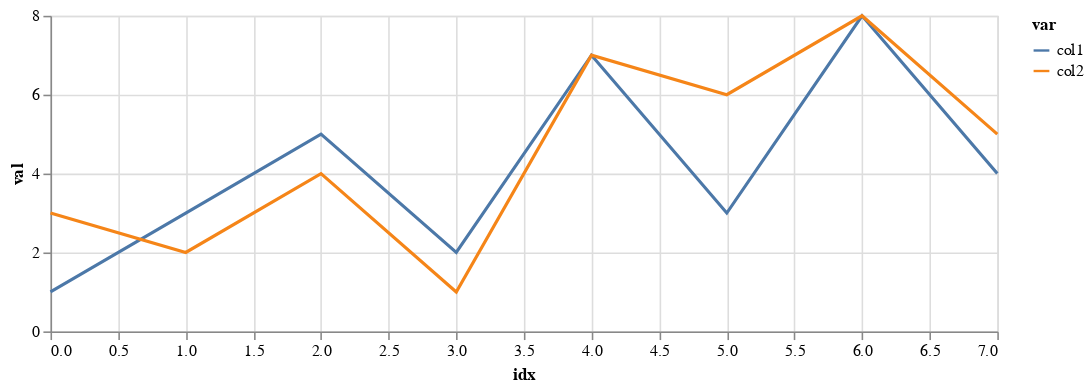

Notebook code cell kept with this figure:
### Code cell
# We can do similar with the themes.  This is a lot more open.
def art_theme(width=600, height=150):
    return {
        'config': {
            'view': {'continuousWidth': width, 'continuousHeight': height,}
        }
    }
alt.themes.register('art', art_theme)

with alt.themes.enable('art', height=200):
    spec = chart.to_dict()
    display(chart)
spec  # Height and width should be different.

### Figure 1 — Vega-Lite specification as saved in the notebook (floating-point values rounded to 4 significant figures)
{"config": {"view": {"continuousWidth": 600, "continuousHeight": 200}}, "data": {"name": "data-8fc9dc7a50e0f63ea5494b532b1d8059"}, "mark": "line", "encoding": {"color": {"type": "nominal", "field": "var"}, "x": {"type": "quantitative", "field": "idx"}, "y": {"type": "quantitative", "field": "val"}}, "$schema": "https://vega.github.io/schema/vega-lite/v4.8.1.json", "datasets": {"data-8fc9dc7a50e0f63ea5494b532b1d8059": [{"idx": 0, "var": "col1", "val": 1}, {"idx": 1, "var": "col1", "val": 3}, {"idx": 2, "var": "col1", "val": 5}, {"idx": 3, "var": "col1", "val": 2}, {"idx": 4, "var": "col1", "val": 7}, {"idx": 5, "var": "col1", "val": 3}, {"idx": 6, "var": "col1", "val": 8}, {"idx": 7, "var": "col1", "val": 4}, {"idx": 0, "var": "col2", "val": 3}, {"idx": 1, "var": "col2", "val": 2}, {"idx": 2, "var": "col2", "val": 4}, {"idx": 3, "var": "col2", "val": 1}, {"idx": 4, "var": "col2", "val": 7}, {"idx": 5, "var": "col2", "val": 6}, {"idx": 6, "var": "col2", "val": 8}, {"idx": 7, "var": "col2", "val": 5}]}}
